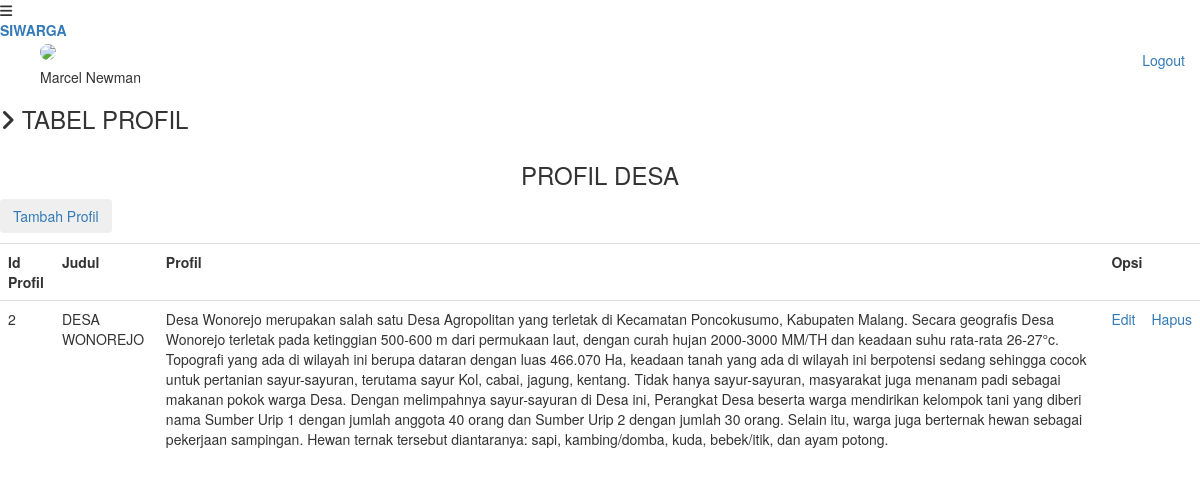
Screenshot of /application/models/index.php/be/landing/profil with the database file from the repository.
### tables this page shows
CREATE TABLE `profil` (
  `id_profil` varchar(15) NOT NULL,
  `profil` varchar(100) NOT NULL,
  `ket_profil` text NOT NULL
);

### application/models/application/controllers/be/Landing.php (called while the page is built, shortened)
<?php
class Landing extends CI_Controller{
	function __construct(){
		$this->load->helper(array('url'));
		$this->load->model('Rt_Model');
	}
    function profil(){
        $a= array(
				'data'=>$this->Rt_Model->get_profil());
		$this->load->view('be/view_profil',$a);
	}
	}
?>

### application/models/index.php (called while the page is built, shortened)
<?php
require_once BASEPATH.'core/CodeIgniter.php';

### application/models/application/models/Rt_Model.php (called while the page is built, shortened)
<?php
class Rt_Model extends CI_Model {
	function get_profil(){
		$query = $this->db->query("SELECT * FROM profil");
		return $query->result();
	}
}
?>

### application/models/application/views/be/view_profil.php (the view, shortened to what this page needs)
<!DOCTYPE html>
<html lang="en">
<body>
<section id="container" >
	 <section id="main-content">
          <section class="wrapper">
          	<h3><i class="fa fa-angle-right"></i> TABEL PROFIL</h3>
				<div class="row">
	                  <div class="col-md-12">
	                  	  <div class="content-panel">
		<p><h3 align="center">PROFIL DESA</h3></p>
		<button type="button" class="btn btn-theme03" align="center"><a href="<?php echo base_url()?>be/Landing/input_profil">Tambah Profil</a></button>
		<p align="center">
			<table class="table">
				<tr>
					<th>Id Profil</th>
					<th>Judul</th>
					<th>Profil</th>
					<th colspan="2">Opsi</th>
				</tr>
				<?php
                foreach ($data as $row): ?>
				<tr>
					<td><?php echo $row->id_profil;?></td>
					<td><?php echo $row->profil;?></td>
					<td><?php echo $row->ket_profil;?></td>
					<td><a href="<?php echo base_url(); ?>be/Landing/edit_profil/<?php echo $row->id_profil;?>">Edit</a></td>
					<td><a href="<?php echo base_url(); ?>be/Landing/delete_profil/<?php echo $row->id_profil;?>">Hapus</a></td>
				</tr>
				<?php $no++;
                endforeach;?>
			</table>
		</p>
					</div>
                  </div>
              </div>
		</section>
	  </section>
	</body>
</html>

### rows the page displays
profil: id_profil "2", profil "DESA WONOREJO", ket_profil "Desa Wonorejo merupakan salah satu Desa Agropolitan yang terletak di Kecamatan Poncokusumo, Kabupaten Malang. Secara geografis Desa Wonorejo terletak pada ketinggian 500-600 m dari permukaan laut, dengan curah hujan 2000-3000 MM/TH dan keadaan suhu rata-rata 26-27°c. Topografi yang ada di wilayah ini berupa dataran dengan luas 466.070 Ha, keadaan tanah yang ada di wilayah ini berpotensi sedang sehingga cocok untuk pertanian sayur-sayuran, terutama sayur Kol, cabai, jagung, kentang. Tidak hanya sayur-sayuran, masyarakat juga menanam padi sebagai makanan pokok warga Desa. Dengan melimpahnya sayur-sayuran di Desa ini, Perangkat Desa beserta warga mendirikan kelompok tani yang diberi nama…"
